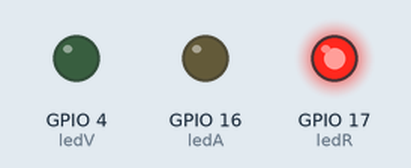
Simulated run of this program. Board: ESP32 board running MicroPython. Shown: output pins drawn as LEDs (lit = HIGH). Wiring (from the project's diagram.json): green LED on GPIO 4, yellow LED on GPIO 16, red LED on GPIO 17. What the program prints to the serial console is not drawn. At 24.0 s the program stops and its outputs stay as they are.

Above: at 1.0 s.
At 3.0 s:
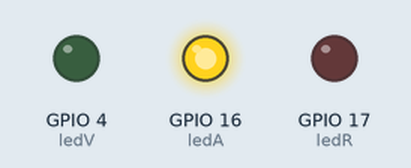
At 5.0 s:
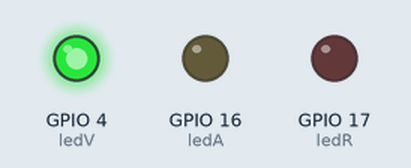
Timing chart, 0 to 7.8 s (numbered marks = the images above):
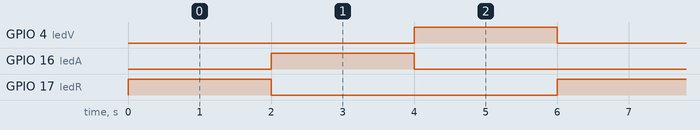

The program:

main.py
```python
from machine import Pin
from time import sleep

ledR = Pin(17, Pin.OUT)
ledA = Pin(16, Pin.OUT)
ledV = Pin(4, Pin.OUT)
ciclo = 0

while(ciclo < 4):  # El bucle se ejecutará 4 veces
    if (ciclo == 0):
      print("Inicio el semáforo")

    ledR.value(1)  # Enciende el LED rojo
    sleep(2)       # Espera 2 segundos
    ledR.value(0)  # Apaga el LED rojo

    ledA.value(1)  # Enciende el LED amarillo
    sleep(2)       # Espera 2 segundos
    ledA.value(0)  # Apaga el LED amarillo

    ledV.value(1)  # Enciende el LED verde
    sleep(2)       # Espera 2 segundos
    ledV.value(0)  # Apaga el LED verde

    ciclo += 1  # Incrementa el ciclo
    print("Vuelta", ciclo)
```

Measured:
- by itself, GPIO 4 (ledV), GPIO 16 (ledA), GPIO 17 (ledR): alternates HIGH for 2.0 s and LOW for 4.0 s
